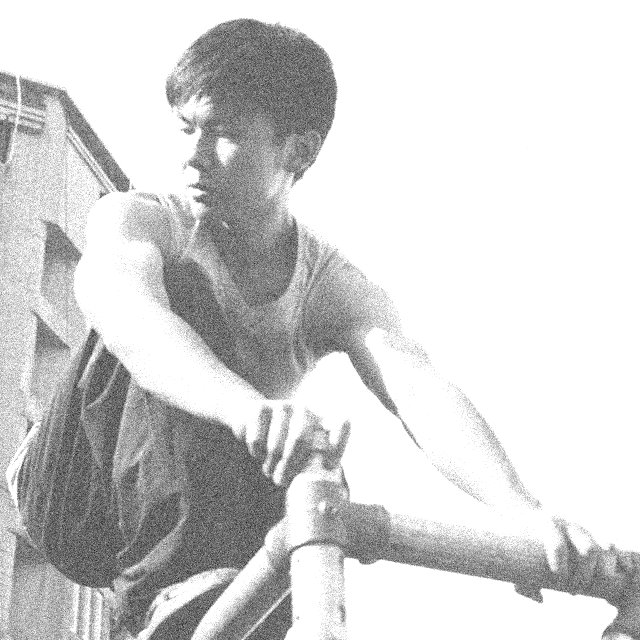
//> input picture Homework/Smoothing_Image/Median_Blur/gaussian-noise-image.jpg, 640 x 640 px
$ ./Median   (built with g++ and OpenCV 4)
//> lines starting //> are read from the running program, lines starting //| are printed output that depends on the picture
#include <iostream>
#include <vector>
#include <cstring>

#include "opencv2/imgproc/imgproc.hpp"
#include "opencv2/imgcodecs.hpp"
#include "opencv2/highgui/highgui.hpp"
#include "opencv2/features2d/features2d.hpp"

using namespace std;
using namespace cv;


/* Global Variables	 全域變數區 */
int DELAY_CAPTION = 3000;					// 在這裡可以調整投影片顯示的間隔時間
int DELAY_BLUR = 500;
int MAX_KERNEL_LENGTH = 100;				// 設定處理影像的最大核心值
int median_slider = 0;						// 設定中值濾波器滑動條的初始值

Mat src; Mat dst;
const char* file_name;
char window_name[] = "Median Demo";			// 設定視窗名稱


/* Function headers	 副程式宣告區 */
int noise( void );							// 處理雜訊圖片
int display_caption( const char* caption );	// 投影片隔頁(顯示文字)
int display_dst( int delay );				// 顯示圖片視窗

int trackbar( void );						// 顯示調整條控制視窗
void on_trackbar( int, void* );				// 顯示附有調整條之副程式


/* function main  主程式入口 */
int main( void )
{
	// 處理"高斯雜訊"之圖片
	namedWindow( window_name, WINDOW_AUTOSIZE );	// 新增視窗
	file_name = "gaussian-noise-image.jpg";			// 設定要處理之圖片名稱
	noise();										// 將圖片去除雜訊(投影片)
	display_caption( "Move the trackbar..." ); 		// 顯示隔頁文字(使用調整條)
	trackbar();								   		// 顯示調整條控制視窗
	waitKey(0);										// 等待鍵盤按下任一按鍵
	destroyWindow( window_name );					// 銷毀視窗


	// 處理"胡椒鹽雜訊"之圖片
	namedWindow( window_name, WINDOW_AUTOSIZE );	// 新增視窗
	file_name = "salt-and-pepper-noise-image.jpg";	// 設定要處理之圖片名稱
	noise();										// 將圖片去除雜訊(投影片)
	display_caption( "Move the trackbar..." ); 		// 顯示隔頁文字(使用調整條)
	trackbar();								   		// 顯示調整條控制視窗
	waitKey(0);										// 等待鍵盤按下任一按鍵
	destroyWindow( window_name );					// 銷毀視窗

	waitKey(0);
	return 0;
}


/* function noise  處理雜訊圖片之附程式 */
int noise( void )
{
	src = imread( file_name, 1 );			// 載入來源圖片
//> src is the input picture: 640 rows x 640 cols, CV_8UC3; min 22, max 255, mean 211.5
	if( display_caption( "Original Image (Before)" ) != 0 ) { return 0; }
	dst = src.clone();
	if( display_dst( DELAY_CAPTION ) != 0 ) { return 0; }


	// Applying Median blur  使用中值濾波器
	if( display_caption( "Median Blur (After)" ) != 0 ) { return 0; }
	for ( int i = 1; i < MAX_KERNEL_LENGTH; i = i + 2 )
	  { medianBlur ( src, dst, i );			// 中值濾波器函式
		if( display_dst( DELAY_BLUR ) != 0 ) { return 0; } }
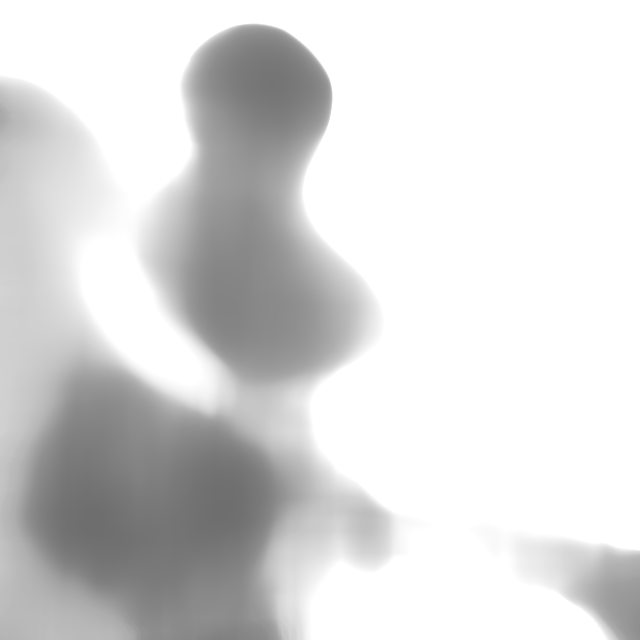
//> dst: 640 rows x 640 cols, CV_8UC3; min 110, max 255, mean 217.2
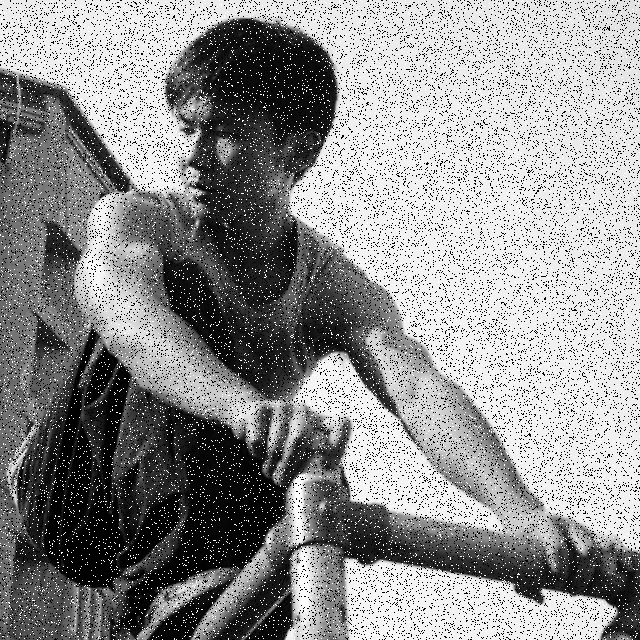
//> input picture Homework/Smoothing_Image/Median_Blur/salt-and-pepper-noise-image.jpg, 640 x 640 px
//> in noise, src is the input picture: 640 rows x 640 cols, CV_8UC3; min 0, max 255, mean 144.5
//> the loop in noise (call 2), `for ( int i = 1; i < MAX_KERNEL_LENGTH; i = i + 2 ) { medianBlur ( src..` made 50 passes
//> pass 2, in noise (call 2), `{ medianBlur ( src, dst, i );`:
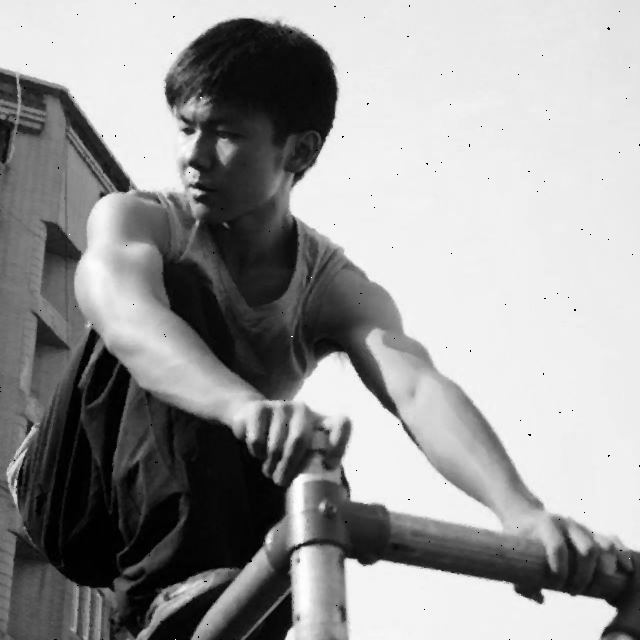
//> dst: 640 rows x 640 cols, CV_8UC3; min 0, max 255, mean 153.1
//> after the loop in noise (call 2), `for ( int i = 1; i < MAX_KERNEL_LENGTH; i = i + 2 )`:
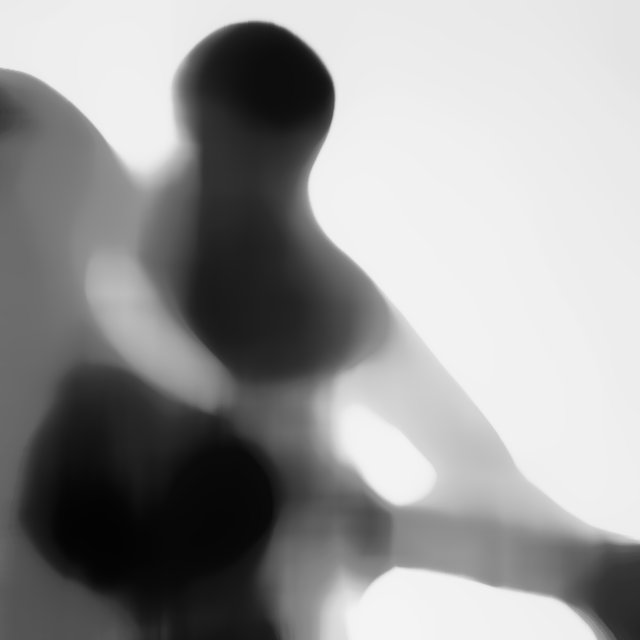
//> dst: 640 rows x 640 cols, CV_8UC3; min 3, max 244, mean 151.6
}


/* function display_caption  投影片隔頁(顯示文字) */
int display_caption( const char* caption )
{
	dst = Mat::zeros( src.size(), src.type() );
	putText( dst, caption,
		   Point( src.cols/4, src.rows/2),
		   FONT_HERSHEY_COMPLEX, 1, Scalar(255, 255, 255) );

	imshow( window_name, dst );
	int c = waitKey( DELAY_CAPTION );
	if( c >= 0 ) { return -1; }
	return 0;
}


/* function display_dst  顯示圖片視窗 */
int display_dst( int delay )
{
	imshow( window_name, dst );
	int c = waitKey ( delay );
	if( c >= 0 ) { return -1; }
	return 0;
}


/* 顯示調整條控制視窗 */
int trackbar( void )
{
	src = imread( file_name, 1 );	// 載入來源圖片
	dst = src.clone();
	createTrackbar( "Median blur", window_name, &median_slider, MAX_KERNEL_LENGTH, on_trackbar );
	on_trackbar( median_slider, 0 );

	return 0;
}


/* 顯示附有調整條之副程式 */
void on_trackbar( int, void* )
{
	medianBlur( src, dst, 2 * median_slider + 1 );	// 中值濾波器函式
	imshow( window_name, dst );

	// 設定經濾波過後的新圖片名稱
	char new_name[200] = "(after)";
	strcat( new_name, file_name );
	imwrite( new_name, dst );	// 產生新圖片
}
